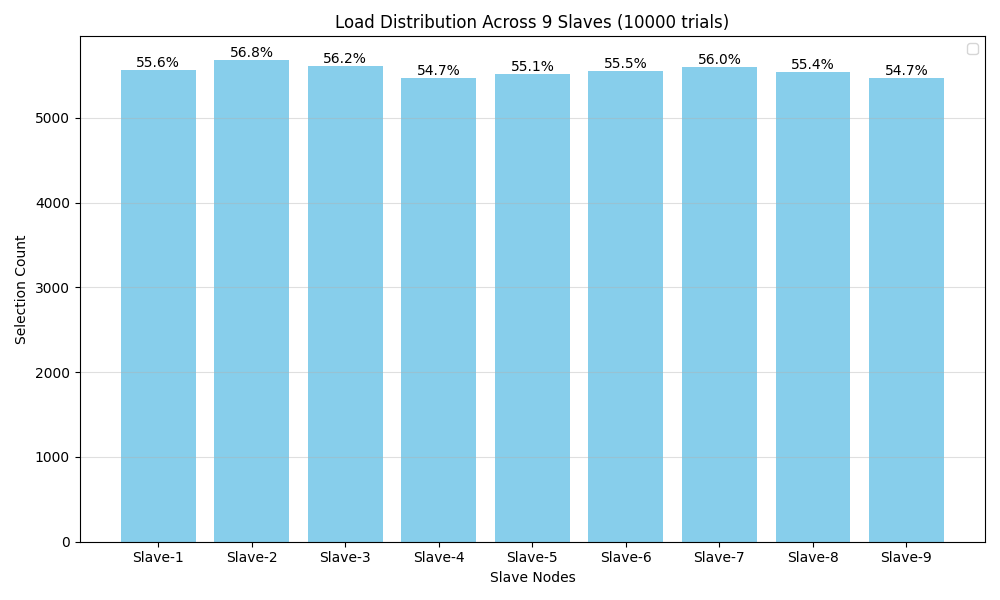

Source code (Python):
import random
import math
import matplotlib.pyplot as plt
from collections import defaultdict

def select_slaves(slaves):
    """Select a subset of slaves using the given formula"""
    num_selected = math.ceil((len(slaves) + 1.0) * 0.5)
    return random.sample(slaves, num_selected)

def simulate_load_distribution(num_slaves=5, num_trials=1000):
    """Simulate slave selection and plot load distribution"""
    slaves = [f"Slave-{i}" for i in range(1, num_slaves+1)]
    selection_counts = defaultdict(int)
    
    # Run simulations
    for _ in range(num_trials):
        selected = select_slaves(slaves)
        for slave in selected:
            selection_counts[slave] += 1
    
    # Prepare data for plotting
    slave_names = sorted(selection_counts.keys())
    counts = [selection_counts[name] for name in slave_names]
    percentages = [count/num_trials*100 for count in counts]
    
    # Create figure
    plt.figure(figsize=(10, 6))
    
    # Bar plot
    bars = plt.bar(slave_names, counts, color='skyblue')
    plt.xlabel('Slave Nodes')
    plt.ylabel('Selection Count')
    plt.title(f'Load Distribution Across {num_slaves} Slaves ({num_trials} trials)')
    
    # Add percentage labels
    for bar, percentage in zip(bars, percentages):
        height = bar.get_height()
        plt.text(bar.get_x() + bar.get_width()/2., height,
                f'{percentage:.1f}%',
                ha='center', va='bottom')
    
    # Add theoretical line
    expected = num_trials * (math.ceil((num_slaves + 1.0) * 0.5)/num_slaves)
    plt.legend()
    plt.grid(axis='y', alpha=0.4)
    plt.tight_layout()
    
    # Save and show
    plt.savefig('load_distribution.png')
    plt.show()

if __name__ == "__main__":
    # Adjust these parameters as needed
    simulate_load_distribution(num_slaves=9, num_trials=10000)